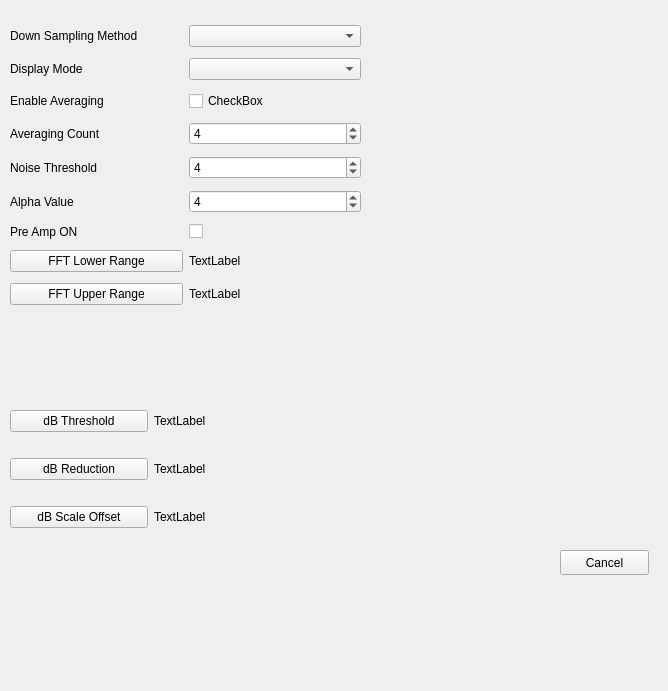
<?xml version="1.0" encoding="UTF-8"?>
<ui version="4.0">
 <class>SettingsDialog</class>
 <widget class="QDialog" name="SettingsDialog">
  <property name="geometry">
   <rect>
    <x>0</x>
    <y>0</y>
    <width>668</width>
    <height>691</height>
   </rect>
  </property>
  <property name="windowTitle">
   <string>Dialog</string>
  </property>
  <widget class="QPushButton" name="okButton">
   <property name="geometry">
    <rect>
     <x>670</x>
     <y>550</y>
     <width>89</width>
     <height>25</height>
    </rect>
   </property>
   <property name="text">
    <string>Apply</string>
   </property>
  </widget>
  <widget class="QPushButton" name="cancelButton">
   <property name="geometry">
    <rect>
     <x>560</x>
     <y>550</y>
     <width>89</width>
     <height>25</height>
    </rect>
   </property>
   <property name="text">
    <string>Cancel</string>
   </property>
  </widget>
  <widget class="QWidget" name="gridLayoutWidget">
   <property name="geometry">
    <rect>
     <x>10</x>
     <y>20</y>
     <width>351</width>
     <height>291</height>
    </rect>
   </property>
   <layout class="QGridLayout" name="gridLayout">
    <item row="2" column="1">
     <widget class="QCheckBox" name="averagingCheckBox">
      <property name="text">
       <string>CheckBox</string>
      </property>
     </widget>
    </item>
    <item row="0" column="1">
     <widget class="QComboBox" name="comboBox">
      <property name="editable">
       <bool>false</bool>
      </property>
     </widget>
    </item>
    <item row="6" column="0">
     <widget class="QLabel" name="label_6">
      <property name="text">
       <string>Pre Amp ON</string>
      </property>
     </widget>
    </item>
    <item row="2" column="0">
     <widget class="QLabel" name="label_4">
      <property name="text">
       <string>Enable Averaging</string>
      </property>
     </widget>
    </item>
    <item row="5" column="1">
     <widget class="QSpinBox" name="alphaSpinBox">
      <property name="value">
       <number>4</number>
      </property>
     </widget>
    </item>
    <item row="3" column="0">
     <widget class="QLabel" name="label_5">
      <property name="text">
       <string>Averaging Count</string>
      </property>
     </widget>
    </item>
    <item row="1" column="1">
     <widget class="QComboBox" name="comboBox_3">
      <property name="editable">
       <bool>false</bool>
      </property>
     </widget>
    </item>
    <item row="3" column="1">
     <widget class="QSpinBox" name="averagingSpinBox">
      <property name="value">
       <number>4</number>
      </property>
     </widget>
    </item>
    <item row="0" column="0">
     <widget class="QLabel" name="label">
      <property name="text">
       <string>Down Sampling Method</string>
      </property>
     </widget>
    </item>
    <item row="4" column="1">
     <widget class="QSpinBox" name="noiseThresholdSpinBox">
      <property name="value">
       <number>4</number>
      </property>
     </widget>
    </item>
    <item row="1" column="0">
     <widget class="QLabel" name="label_3">
      <property name="text">
       <string>Display Mode</string>
      </property>
     </widget>
    </item>
    <item row="6" column="1">
     <widget class="QCheckBox" name="preAmpCheckBox">
      <property name="text">
       <string/>
      </property>
     </widget>
    </item>
    <item row="4" column="0">
     <widget class="QLabel" name="label_7">
      <property name="text">
       <string>Noise Threshold </string>
      </property>
     </widget>
    </item>
    <item row="5" column="0">
     <widget class="QLabel" name="label_8">
      <property name="text">
       <string>Alpha Value</string>
      </property>
     </widget>
    </item>
    <item row="7" column="0">
     <widget class="QPushButton" name="fftLowerButton">
      <property name="text">
       <string>FFT Lower Range</string>
      </property>
     </widget>
    </item>
    <item row="8" column="0">
     <widget class="QPushButton" name="fftUpperButton">
      <property name="text">
       <string>FFT Upper Range</string>
      </property>
     </widget>
    </item>
    <item row="7" column="1">
     <widget class="QLabel" name="fftLowerLabel">
      <property name="text">
       <string>TextLabel</string>
      </property>
     </widget>
    </item>
    <item row="8" column="1">
     <widget class="QLabel" name="fftUpperLabel">
      <property name="text">
       <string>TextLabel</string>
      </property>
     </widget>
    </item>
   </layout>
  </widget>
  <widget class="QWidget" name="gridLayoutWidget_2">
   <property name="geometry">
    <rect>
     <x>10</x>
     <y>390</y>
     <width>281</width>
     <height>161</height>
    </rect>
   </property>
   <layout class="QGridLayout" name="gridLayout_2">
    <item row="0" column="1">
     <widget class="QLabel" name="dBThresholdLabel">
      <property name="text">
       <string>TextLabel</string>
      </property>
     </widget>
    </item>
    <item row="1" column="0">
     <widget class="QPushButton" name="dBReductionButton">
      <property name="text">
       <string>dB Reduction</string>
      </property>
     </widget>
    </item>
    <item row="1" column="1">
     <widget class="QLabel" name="dBReductionLabel">
      <property name="text">
       <string>TextLabel</string>
      </property>
     </widget>
    </item>
    <item row="0" column="0">
     <widget class="QPushButton" name="dBThresholdButton">
      <property name="text">
       <string>dB Threshold</string>
      </property>
     </widget>
    </item>
    <item row="2" column="0">
     <widget class="QPushButton" name="dBScaleButton">
      <property name="text">
       <string>dB Scale Offset</string>
      </property>
     </widget>
    </item>
    <item row="2" column="1">
     <widget class="QLabel" name="dBScaleLabel">
      <property name="text">
       <string>TextLabel</string>
      </property>
     </widget>
    </item>
   </layout>
  </widget>
 </widget>
 <resources/>
 <connections/>
</ui>
